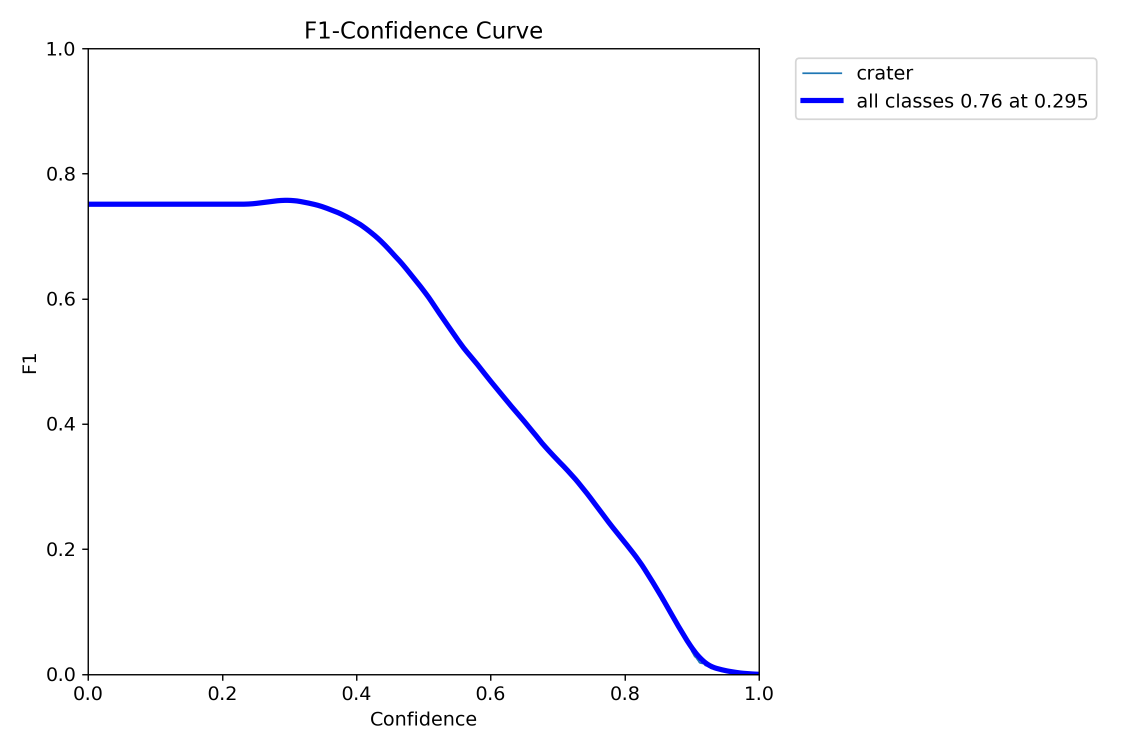
#> input picture MS2CraterNet/runs/ms2craternet/val/F1_curve.png, 2250 x 1500 px (shown at 1/2 size); its folder holds only this picture in this run
$ python resize.py
#> lines starting #> are read from the running program, lines starting #| are printed output that depends on the picture
from PIL import Image
import os

def resize_images_in_folder(folder_path, size=(256, 256)):
#> called with size = (256, 256)
    for root, dirs, files in os.walk(folder_path):
        for file in files:
            if file.lower().endswith(('png', 'jpg', 'jpeg', 'bmp', 'gif')):
                file_path = os.path.join(root, file)
                try:
                    with Image.open(file_path) as img:
#> img is the input picture: PIL image 2250x1500 RGBA; mean R, G, B, A 251.1, 251.2, 252.6, 255
                        img = img.resize(size, Image.LANCZOS)
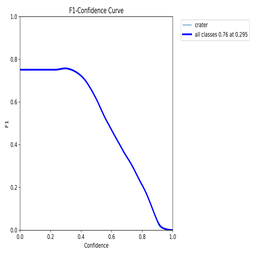
#> img: PIL image 256x256 RGBA; mean R, G, B, A 250.8, 250.8, 252.3, 255
                        img.save(file_path)
                        print(f"Resized and saved: {file_path}")
                except Exception as e:
                    print(f"Failed to process {file_path}: {e}")


# 使用示例
folder_path = '/home/xgq/Desktop/HF/yunshi/swin_transformer/dataset_eh/val'
resize_images_in_folder(folder_path)

$ run again, on MS2CraterNet/runs/ms2craternet/val/confusion_matrix.png
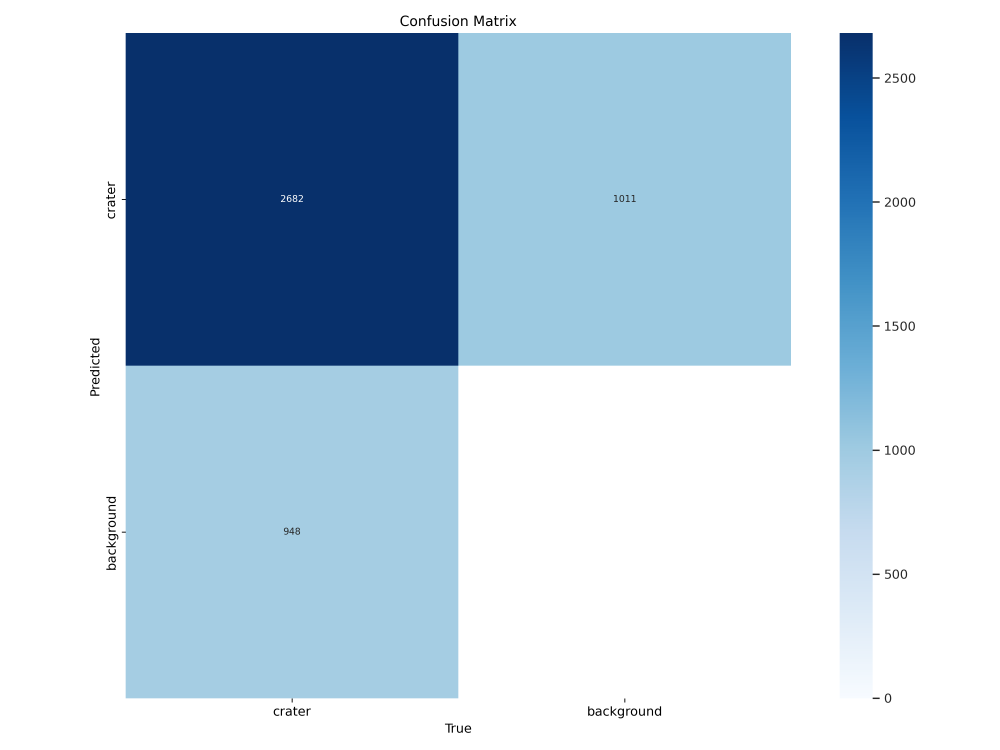
#> input picture MS2CraterNet/runs/ms2craternet/val/confusion_matrix.png, 3000 x 2250 px (shown at 1/3 size)
#> in resize_images_in_folder, img is the input picture: PIL image 3000x2250 RGBA; mean R, G, B, A 186.2, 206.1, 222.6, 255
#> in resize_images_in_folder, `img = img.resize(size, Image.LANCZOS)`:
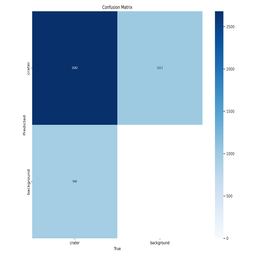
#> img: PIL image 256x256 RGBA; mean R, G, B, A 186, 206, 222.5, 255

$ run again, on MS2CraterNet/runs/ms2craternet/val/confusion_matrix_normalized.png
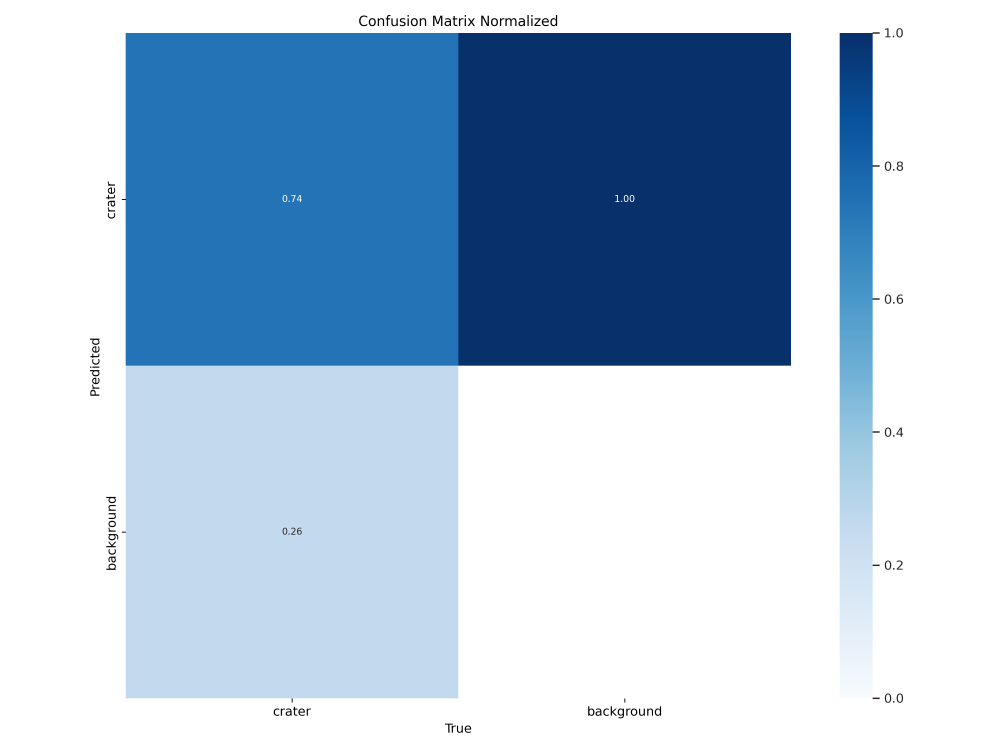
#> input picture MS2CraterNet/runs/ms2craternet/val/confusion_matrix_normalized.png, 3000 x 2250 px (shown at 1/3 size)
#> in resize_images_in_folder, img is the input picture: PIL image 3000x2250 RGBA; mean R, G, B, A 172.6, 195.1, 217.8, 255
#> in resize_images_in_folder, `img = img.resize(size, Image.LANCZOS)`:
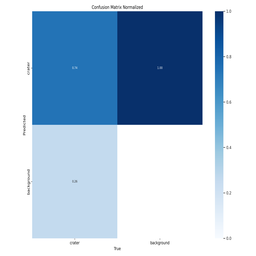
#> img: PIL image 256x256 RGBA; mean R, G, B, A 172.4, 195, 217.7, 255

$ run again, on MS2CraterNet/runs/ms2craternet/val/PR_curve.png
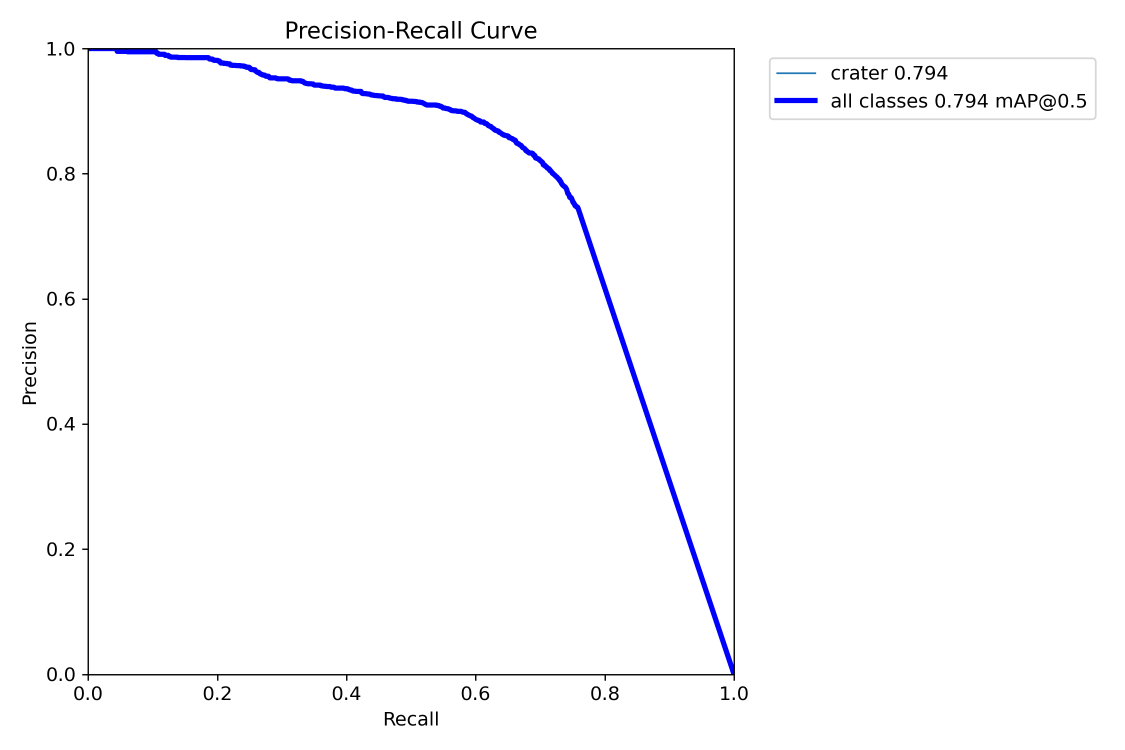
#> input picture MS2CraterNet/runs/ms2craternet/val/PR_curve.png, 2250 x 1500 px (shown at 1/2 size)
#> in resize_images_in_folder, img is the input picture: PIL image 2250x1500 RGBA; mean R, G, B, A 250.8, 250.8, 252.5, 255
#> in resize_images_in_folder, `img = img.resize(size, Image.LANCZOS)`:
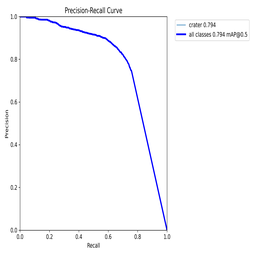
#> img: PIL image 256x256 RGBA; mean R, G, B, A 250.4, 250.4, 252.2, 255
